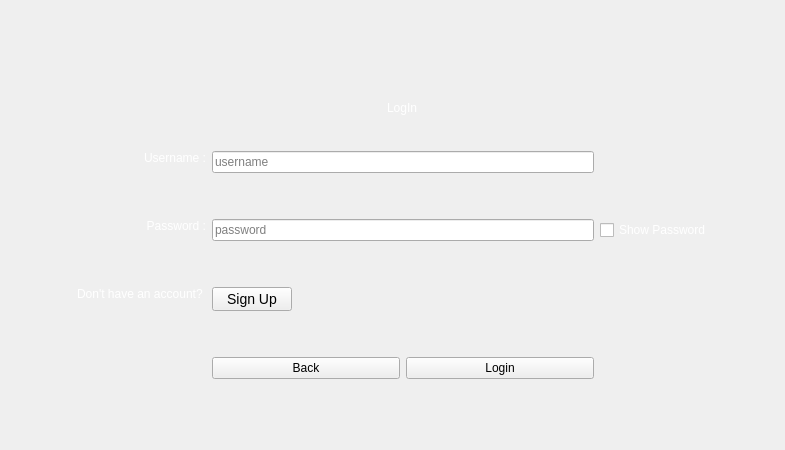
      <widget class="QWidget" name="login">
       <layout class="QHBoxLayout" name="horizontalLayout">
        <item>
         <layout class="QGridLayout" name="gridLayout_3">
          <property name="leftMargin">
           <number>50</number>
          </property>
          <property name="topMargin">
           <number>50</number>
          </property>
          <property name="rightMargin">
           <number>50</number>
          </property>
          <property name="bottomMargin">
           <number>20</number>
          </property>
          <item row="1" column="2" alignment="Qt::AlignHCenter">
           <widget class="QLabel" name="label_7">
            <property name="sizePolicy">
             <sizepolicy hsizetype="Maximum" vsizetype="Maximum">
              <horstretch>0</horstretch>
              <verstretch>0</verstretch>
             </sizepolicy>
            </property>
            <property name="styleSheet">
             <string notr="true">color: rgb(255, 255, 255);
font: 900 24pt &quot;Segoe UI Black&quot;;</string>
            </property>
            <property name="text">
             <string>LogIn</string>
            </property>
           </widget>
          </item>
          <item row="7" column="2" alignment="Qt::AlignVCenter">
           <widget class="QPushButton" name="pushButton_signup_from_login">
            <property name="sizePolicy">
             <sizepolicy hsizetype="Maximum" vsizetype="Maximum">
              <horstretch>0</horstretch>
              <verstretch>0</verstretch>
             </sizepolicy>
            </property>
            <property name="minimumSize">
             <size>
              <width>70</width>
              <height>30</height>
             </size>
            </property>
            <property name="styleSheet">
             <string notr="true">font-size:14px;
min-width:50px;
min-height:10px;</string>
            </property>
            <property name="text">
             <string>Sign Up</string>
            </property>
           </widget>
          </item>
          <item row="5" column="1">
           <widget class="QLabel" name="label_pass">
            <property name="sizePolicy">
             <sizepolicy hsizetype="Preferred" vsizetype="Preferred">
              <horstretch>0</horstretch>
              <verstretch>0</verstretch>
             </sizepolicy>
            </property>
            <property name="styleSheet">
             <string notr="true">color: rgb(255, 255, 255);
font: 700 18pt &quot;Segoe UI&quot;;</string>
            </property>
            <property name="text">
             <string>Password :</string>
            </property>
            <property name="alignment">
             <set>Qt::AlignRight|Qt::AlignTop|Qt::AlignTrailing</set>
            </property>
           </widget>
          </item>
          <item row="6" column="2">
           <spacer name="verticalSpacer_38">
            <property name="orientation">
             <enum>Qt::Vertical</enum>
            </property>
            <property name="sizeHint" stdset="0">
             <size>
              <width>20</width>
              <height>40</height>
             </size>
            </property>
           </spacer>
          </item>
          <item row="3" column="2">
           <widget class="QLineEdit" name="lineEdit_user">
            <property name="sizePolicy">
             <sizepolicy hsizetype="Preferred" vsizetype="Fixed">
              <horstretch>0</horstretch>
              <verstretch>0</verstretch>
             </sizepolicy>
            </property>
            <property name="minimumSize">
             <size>
              <width>100</width>
              <height>0</height>
             </size>
            </property>
            <property name="echoMode">
             <enum>QLineEdit::Normal</enum>
            </property>
            <property name="placeholderText">
             <string>username</string>
            </property>
           </widget>
          </item>
          <item row="10" column="2">
           <spacer name="verticalSpacer_36">
            <property name="orientation">
             <enum>Qt::Vertical</enum>
            </property>
            <property name="sizeHint" stdset="0">
             <size>
              <width>20</width>
              <height>40</height>
             </size>
            </property>
           </spacer>
          </item>
          <item row="5" column="2">
           <widget class="QLineEdit" name="lineEdit_pass">
            <property name="sizePolicy">
             <sizepolicy hsizetype="MinimumExpanding" vsizetype="Fixed">
              <horstretch>0</horstretch>
              <verstretch>0</verstretch>
             </sizepolicy>
            </property>
            <property name="minimumSize">
             <size>
              <width>100</width>
              <height>0</height>
             </size>
            </property>
            <property name="echoMode">
             <enum>QLineEdit::Password</enum>
            </property>
            <property name="placeholderText">
             <string>password</string>
            </property>
           </widget>
          </item>
          <item row="5" column="4">
           <widget class="QLabel" name="label_26">
            <property name="text">
             <string/>
            </property>
           </widget>
          </item>
          <item row="3" column="1">
           <widget class="QLabel" name="label_user">
            <property name="sizePolicy">
             <sizepolicy hsizetype="Preferred" vsizetype="Preferred">
              <horstretch>0</horstretch>
              <verstretch>0</verstretch>
             </sizepolicy>
            </property>
            <property name="styleSheet">
             <string notr="true">color: rgb(255, 255, 255);
font: 700 18pt &quot;Segoe UI&quot;;</string>
            </property>
            <property name="text">
             <string>Username :</string>
            </property>
            <property name="alignment">
             <set>Qt::AlignRight|Qt::AlignTop|Qt::AlignTrailing</set>
            </property>
           </widget>
          </item>
          <item row="5" column="3">
           <widget class="QCheckBox" name="showPasswordCheckbox">
            <property name="sizePolicy">
             <sizepolicy hsizetype="Maximum" vsizetype="Fixed">
              <horstretch>0</horstretch>
              <verstretch>0</verstretch>
             </sizepolicy>
            </property>
            <property name="styleSheet">
             <string notr="true">font: 9pt &quot;Segoe UI&quot;;
color: rgb(255, 255, 255);</string>
            </property>
            <property name="text">
             <string>Show Password</string>
            </property>
           </widget>
          </item>
          <item row="9" column="2">
           <layout class="QHBoxLayout" name="horizontalLayout_28">
            <item>
             <widget class="QPushButton" name="back_from_login_to_main">
              <property name="sizePolicy">
               <sizepolicy hsizetype="Maximum" vsizetype="Maximum">
                <horstretch>0</horstretch>
                <verstretch>0</verstretch>
               </sizepolicy>
              </property>
              <property name="styleSheet">
               <string notr="true">min-width:180;</string>
              </property>
              <property name="text">
               <string>Back</string>
              </property>
             </widget>
            </item>
            <item>
             <widget class="QPushButton" name="pushButton_login_to_main">
              <property name="sizePolicy">
               <sizepolicy hsizetype="Maximum" vsizetype="Maximum">
                <horstretch>0</horstretch>
                <verstretch>0</verstretch>
               </sizepolicy>
              </property>
              <property name="styleSheet">
               <string notr="true">min-width:180;</string>
              </property>
              <property name="text">
               <string>Login</string>
              </property>
             </widget>
            </item>
           </layout>
          </item>
          <item row="7" column="1">
           <widget class="QLabel" name="label_5">
            <property name="sizePolicy">
             <sizepolicy hsizetype="Preferred" vsizetype="Preferred">
              <horstretch>0</horstretch>
              <verstretch>0</verstretch>
             </sizepolicy>
            </property>
            <property name="styleSheet">
             <string notr="true">color: rgb(255, 255, 255);
font: 700 14pt &quot;Segoe UI&quot;;</string>
            </property>
            <property name="text">
             <string>Don't have an account? </string>
            </property>
            <property name="alignment">
             <set>Qt::AlignRight|Qt::AlignTop|Qt::AlignTrailing</set>
            </property>
           </widget>
          </item>
          <item row="3" column="0">
           <widget class="QLabel" name="label_3">
            <property name="sizePolicy">
             <sizepolicy hsizetype="Preferred" vsizetype="Preferred">
              <horstretch>0</horstretch>
              <verstretch>0</verstretch>
             </sizepolicy>
            </property>
            <property name="minimumSize">
             <size>
              <width>10</width>
              <height>0</height>
             </size>
            </property>
            <property name="text">
             <string/>
            </property>
           </widget>
          </item>
          <item row="8" column="2">
           <spacer name="verticalSpacer_37">
            <property name="orientation">
             <enum>Qt::Vertical</enum>
            </property>
            <property name="sizeHint" stdset="0">
             <size>
              <width>20</width>
              <height>40</height>
             </size>
            </property>
           </spacer>
          </item>
          <item row="4" column="2">
           <spacer name="verticalSpacer_39">
            <property name="orientation">
             <enum>Qt::Vertical</enum>
            </property>
            <property name="sizeHint" stdset="0">
             <size>
              <width>20</width>
              <height>40</height>
             </size>
            </property>
           </spacer>
          </item>
          <item row="2" column="2">
           <spacer name="verticalSpacer_26">
            <property name="orientation">
             <enum>Qt::Vertical</enum>
            </property>
            <property name="sizeType">
             <enum>QSizePolicy::Maximum</enum>
            </property>
            <property name="sizeHint" stdset="0">
             <size>
              <width>20</width>
              <height>30</height>
             </size>
            </property>
           </spacer>
          </item>
          <item row="0" column="2">
           <spacer name="verticalSpacer_40">
            <property name="orientation">
             <enum>Qt::Vertical</enum>
            </property>
            <property name="sizeHint" stdset="0">
             <size>
              <width>20</width>
              <height>40</height>
             </size>
            </property>
           </spacer>
          </item>
         </layout>
        </item>
       </layout>
      </widget>
